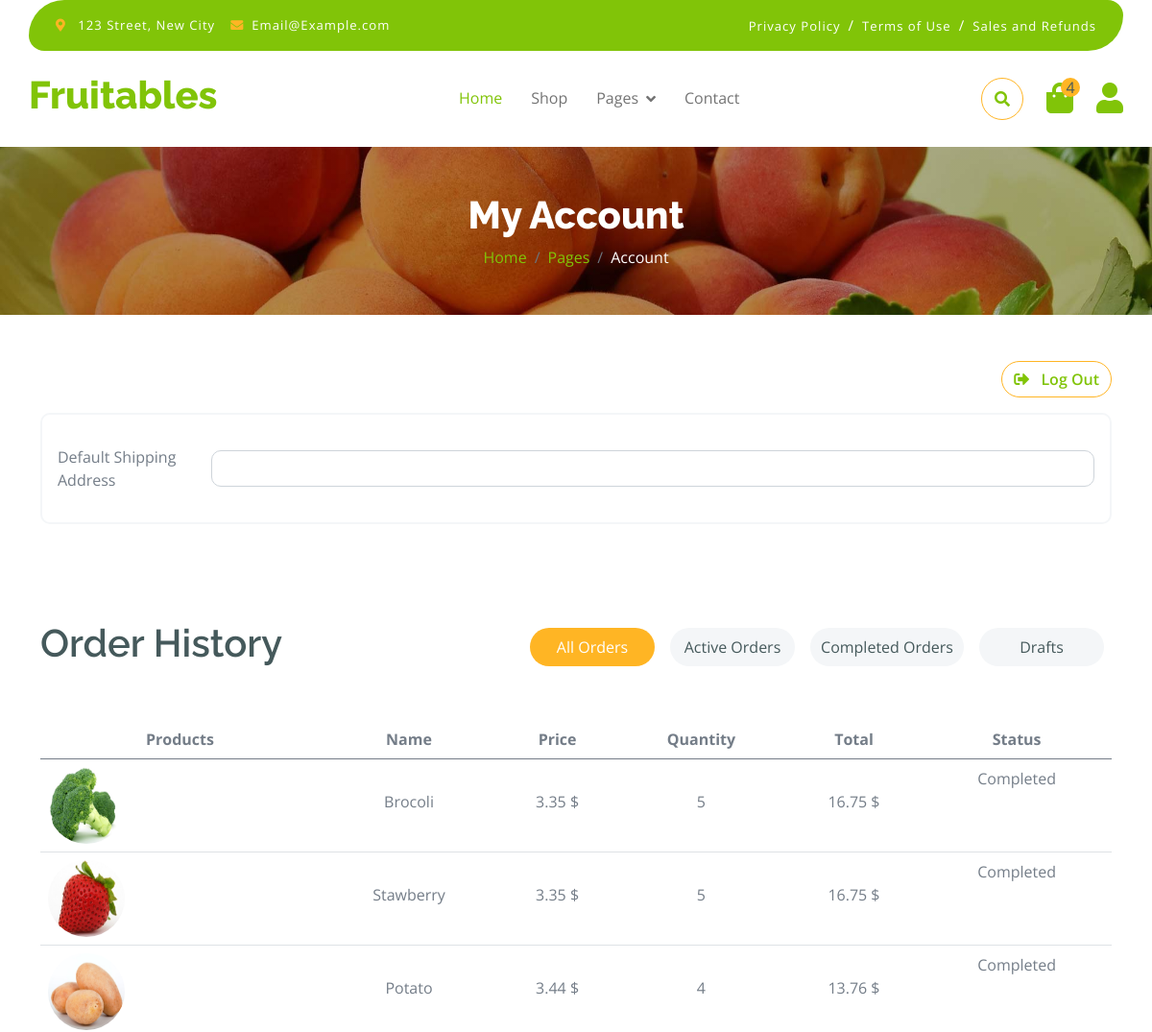
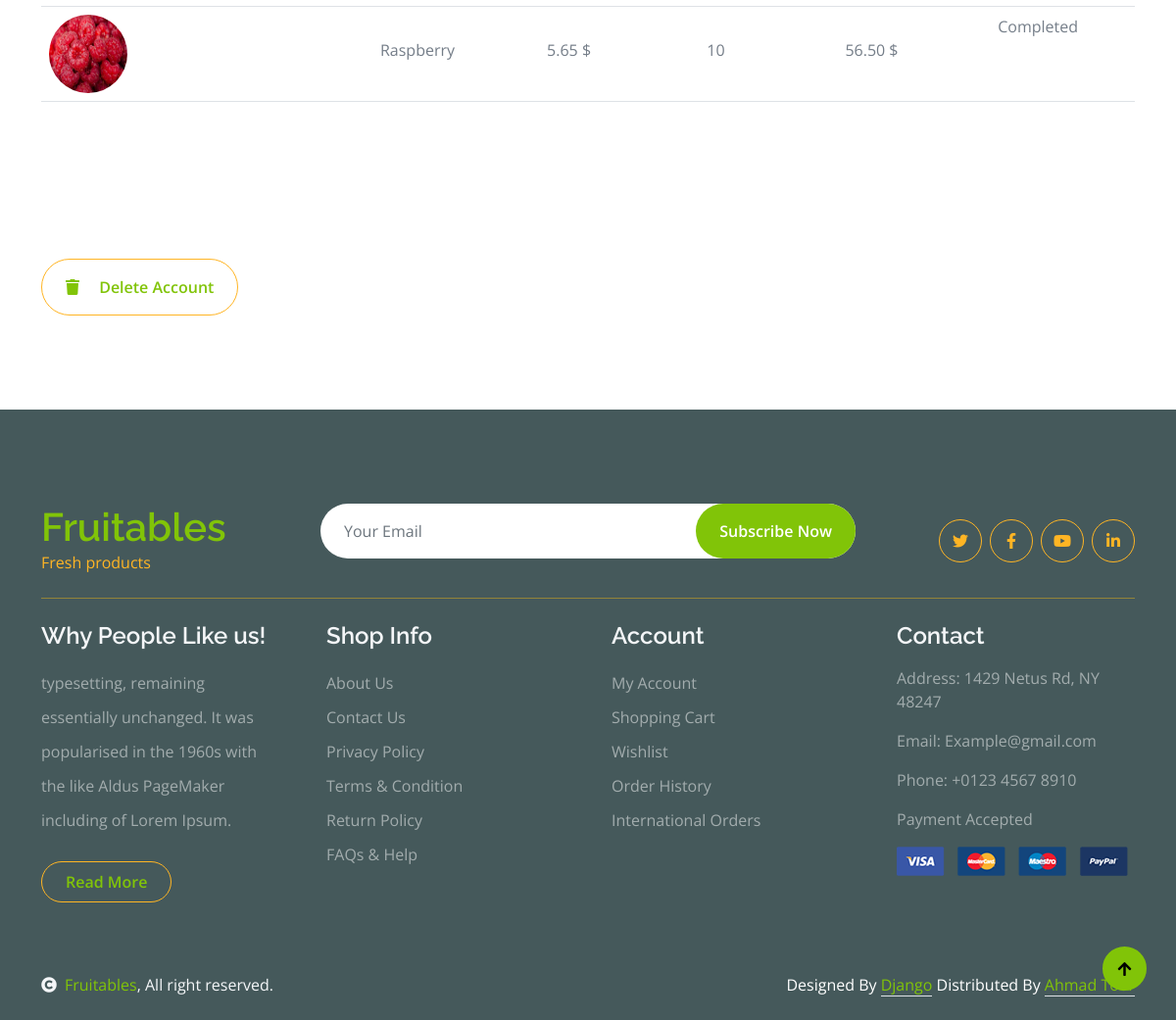
Page /account (signed in) on the committed database (2 pictures, top to bottom).
### fruitable/models.py (models this page shows, shortened)
class Cart(models.Model):
    product = models.ForeignKey(Food, on_delete=models.CASCADE)
    quantity = models.PositiveIntegerField(default=0)
    user = models.ForeignKey(User, on_delete=models.CASCADE)
    date_added = models.DateTimeField(auto_now_add=True)
    def total(self):
       return f'{self.quantity * self.product.Prize}'

class Food(models.Model):
  Name = models.CharField(max_length=50)
  Category = models.CharField(max_length=50)
  Prize = models.DecimalField(max_digits=5, decimal_places=2)
  Description = models.TextField()
  src = models.CharField(max_length=255)
  star = models.PositiveIntegerField(validators=[MaxValueValidator(5)], default=0)

### fruitable/views.py (the view)
# urls.py: path('account', views.account, name='account'),
def account(request):
    if request.user.is_authenticated:
        Cart = models.Cart.objects.all()
        cart_quantity =   len(list(item for item in Cart))
        return render(request, 'account.html', {'cart_quantity' : cart_quantity, 'Cart': Cart, 'Name' : request.user.get_full_name})
    else:
        return redirect('loginuser')

### templates/account.html (shortened to what this page needs)
{% extends "base.html" %}
{% block content %}
<div class="container-fluid page-header py-5">
  <h1 class="text-center text-white display-6">My Account</h1>
  <ol class="breadcrumb justify-content-center mb-0">
    <li class="breadcrumb-item"><a href="/">Home</a></li>
    <li class="breadcrumb-item"><a href="">Pages</a></li>
    <li class="breadcrumb-item active text-white">Account</li>
  </ol>
</div>
<div class="container-fluid py-5">
  <div class="container " style="display: flex; justify-content: space-between;align-items: center;">
    <a href="/account/logout" class="btn border border-secondary rounded-pill text-primary"><i
        class="fas fa-sign-out-alt me-2 text-primary"></i> Log Out</a>
  </div>
  <div class="container">
    <div class="form-item d-flex align-items-center p-3 mt-3" style="border: 2px solid #f4f6f8 ; border-radius: 10px;">
      <label class="form-label my-3">Default Shipping Address</label>
      <input type="text" class="form-control">
  </div>
  </div>
</div>
<div class="container-fluid fruite pb-5 pt-1">
  <div class="container py-5">
    <div class="tab-class text-center">
      <div class="row g-4">
        <div class="col-lg-4 text-start">
          <h1>Order History</h1>
        </div>
        <div class="col-lg-8 text-end">
          <ul class="nav nav-pills d-inline-flex text-center mb-5">
            <li class="nav-item">
              <a class="d-flex m-2 py-2 bg-light rounded-pill active" data-bs-toggle="pill" data-bs-target="#tab-1"
                href="#tab-1">
                <span class="text-dark" style="width: 130px;">All Orders</span>
              </a>
            </li>
            <li class="nav-item">
              <a class="d-flex py-2 m-2 bg-light rounded-pill" data-bs-toggle="pill" data-bs-target="#tab-2"
                href="#tab-2">
                <span class="text-dark" style="width: 130px;">Active Orders</span>
              </a>
            </li>
            <li class="nav-item">
              <a class="d-flex m-2 py-2 bg-light rounded-pill" data-bs-toggle="pill" data-bs-target="#tab-2"
                href="#tab-3">
                <span class="text-dark" style="width: 160px;">Completed Orders</span>
              </a>
            </li>
            <li class="nav-item">
              <a class="d-flex m-2 py-2 bg-light rounded-pill" data-bs-toggle="pill" data-bs-target="#tab-2"
                href="#tab-4">
                <span class="text-dark" style="width: 130px;">Drafts</span>
              </a>
            </li>
          </ul>
        </div>
      </div>
      <div class="tab-content">
        <div id="tab-1" class="tab-pane fade show p-0 active table-responsive">
          <table class="table">
            <thead>
              <tr>
                <th scope="col">Products</th>
                <th scope="col">Name</th>
                <th scope="col">Price</th>
                <th scope="col">Quantity</th>
                <th scope="col">Total</th>
                <th scope="col">Status</th>
              </tr>
            </thead>
            <tbody>
              {% for item in Cart %}
              <tr>
                <th scope="row" style="cursor: pointer;" onclick="location.href= '/product/' + '{{item.product.Name}}'">
                  <div class="d-flex align-items-center">
                    <img src="{{item.product.src}}" class="img-fluid me-5 rounded-circle"
                      style="width: 80px; height: 80px;" alt="">
                  </div>
                </th>
                <td style="cursor: pointer;" onclick="location.href= '/product/' + '{{item.product.Name}}'">
                  <p class="mb-0 mt-4">{{item.product.Name}}</p>
                </td>
                <td>
                  <p class="mb-0 mt-4">{{item.product.Prize}} $</p>
                </td>
                <td>
                  <p class="mb-0 mt-4">{{item.quantity}}</p>
                </td>
                <td>
                  <p class="mb-0 mt-4 " id="{{item.product.Name}}">{{item.total}} $</p>
                </td>
                <td>
                  <p>Completed</p>
                </td>
              </tr>
              {%empty%}
              <tr>
                <td style="border-bottom: none;">
                  No Orders to show.
                </td>
              </tr>
              {% endfor %}
            </tbody>
          </table>
        </div>
      </div>
    </div>
  </div>
</div>
<div class="container py-5">
  <a href="" class="btn border border-secondary rounded-pill px-4  py-3 text-primary"><i
      class="fa fa-trash me-3 text-primary"></i> Delete Account</a>
</div>
{% endblock %}

### static/css/style.css (style rules this page uses)
.btn { font-weight: 600; transition: .5s; }
.btn.border-secondary { transition: 0.5s; }
.page-header { position: relative; background: linear-gradient(rgba(0, 0, 0, 0.3), rgba(0, 0, 0, 0.3)), url(../img/cart-page-header-img.jpg); background-position: center center; background-repeat: no-repeat; background-size: cover; }
@media (min-width: 992px) { .hero-header, .page-header { margin-top: 152px !important; } }
.fruite .tab-class .nav-item a.active { background: var(--bs-secondary) !important; }
.fruite .tab-class .nav-item a.active span { color: var(--bs-white) !important; }

### rows in the picture
Cart: product.src (picture), product.Name "Brocoli", product.Prize "3.35", quantity "5", total "16.75"
Cart: product.src (picture), product.Name "Stawberry", product.Prize "3.35", quantity "5", total "16.75"
Cart: product.src (picture), product.Name "Potato", product.Prize "3.44", quantity "4", total "13.76"
Cart: product.src (picture), product.Name "Raspberry", product.Prize "5.65", quantity "10", total "56.50"

### other values in the picture
{{ cart_quantity }} "4"
